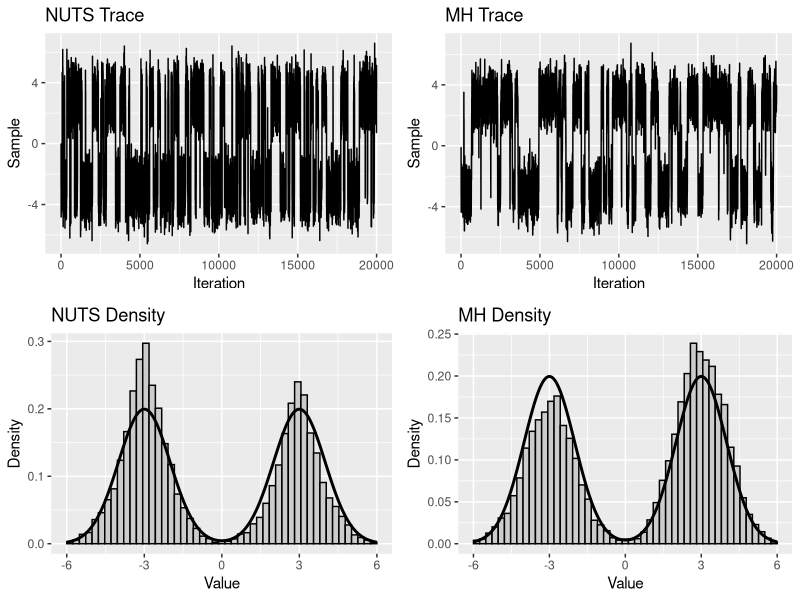
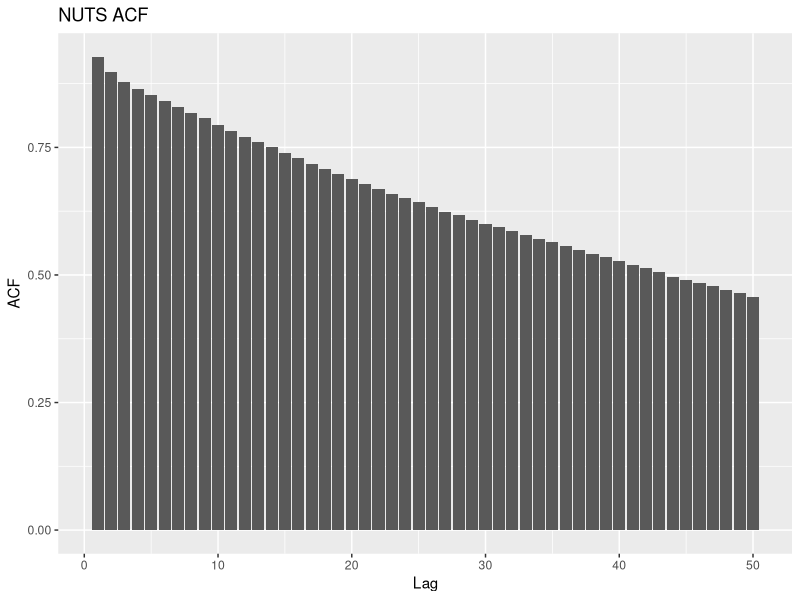
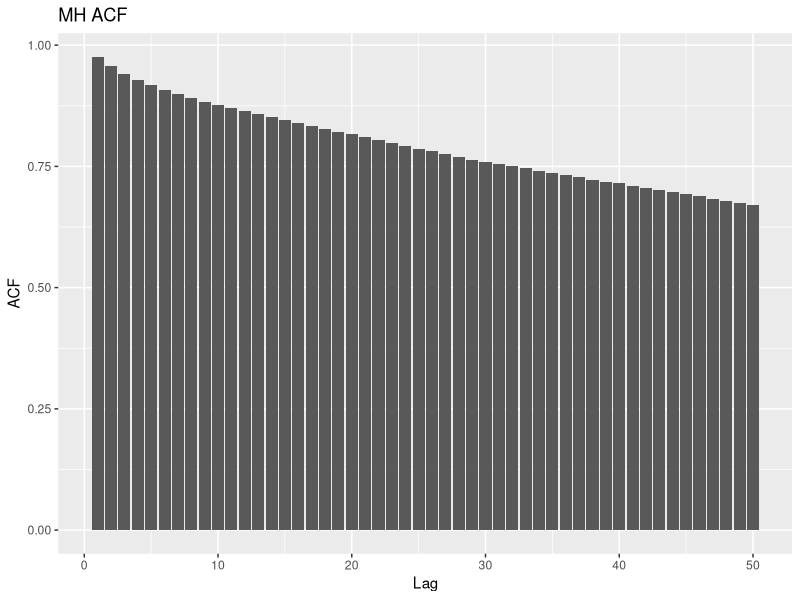
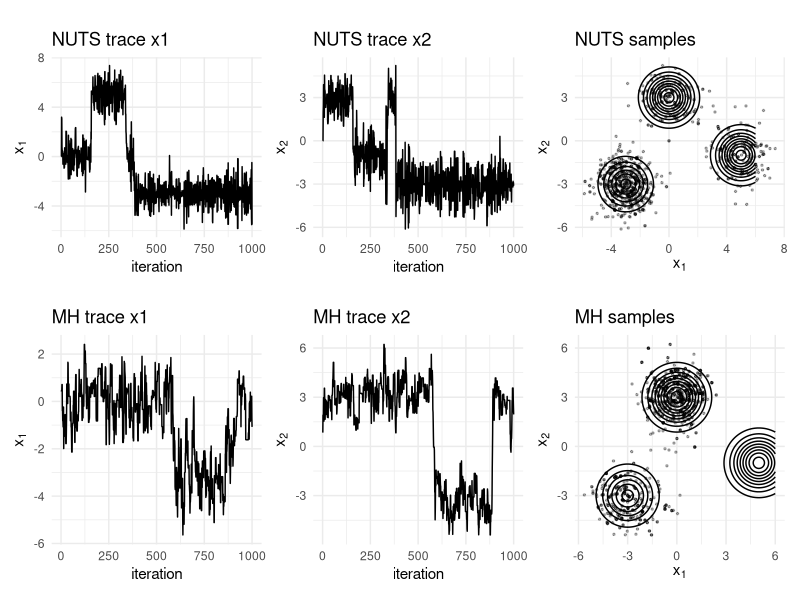
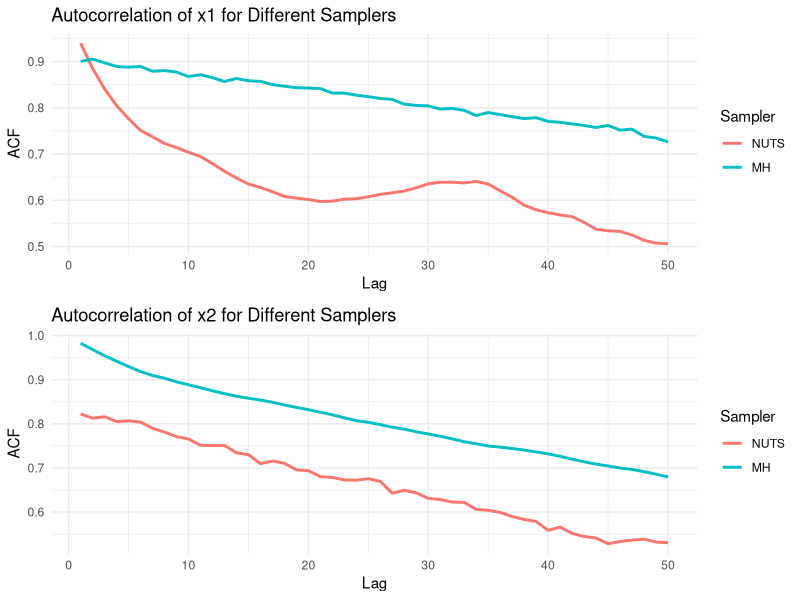
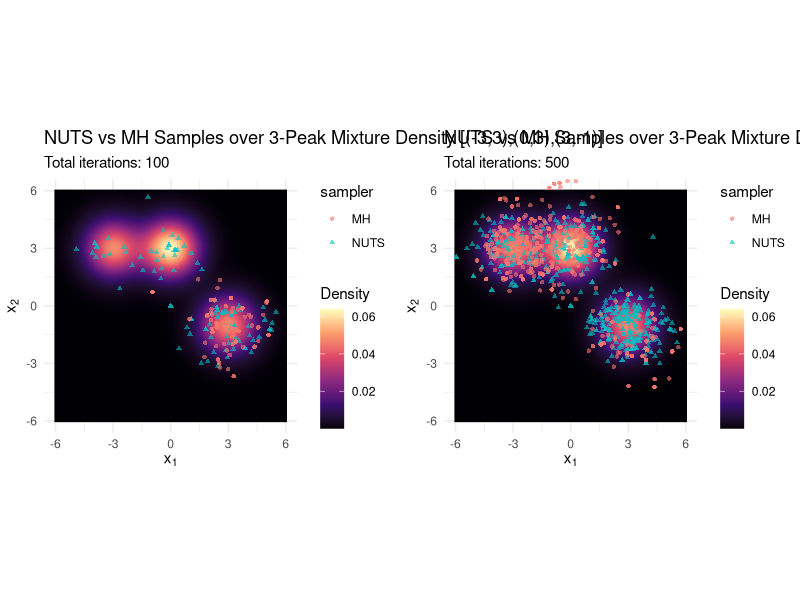
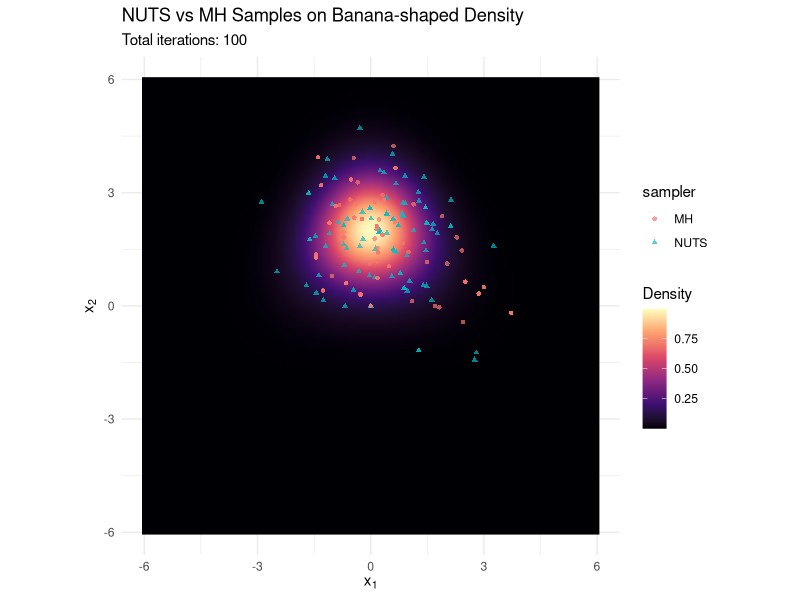

Write the R code that produced these figures, in order.
library(mvtnorm)
library(ggplot2)
library(gridExtra)



# No-U-Turn sampler
leapfrog <- function(theta, r, grad_log_prob, eps) {
  r_half   <- r + 0.5 * eps * grad_log_prob(theta)
  theta_new<- theta + eps * r_half
  r_new    <- r_half + 0.5 * eps * grad_log_prob(theta_new)
  list(theta = theta_new, r = r_new)
}

find_reasonable_epsilon <- function(theta, grad_log_prob, log_prob) {
  eps <- 1
  r   <- rnorm(length(theta))
  lp0 <- log_prob(theta) - 0.5 * sum(r^2)
  lf  <- leapfrog(theta, r, grad_log_prob, eps)
  lp1 <- log_prob(lf$theta) - 0.5 * sum(lf$r^2)
  a   <- exp(lp1 - lp0)
  dir <- if (a > 0.5) 1 else -1
  while (a^dir > 2^(-dir)) {
    eps <- eps * 2^dir
    lf  <- leapfrog(theta, r, grad_log_prob, eps)
    lp1 <- log_prob(lf$theta) - 0.5 * sum(lf$r^2)
    a   <- exp(lp1 - lp0)
  }
  eps
}

build_tree <- function(theta, r, u, v, j, eps, log_prob, grad_log_prob, delta_max = 1000) {
  if (j == 0) {
    lf <- leapfrog(theta, r, grad_log_prob, v * eps)
    lp <- log_prob(lf$theta) - 0.5 * sum(lf$r^2)
    n  <- as.integer(u <= exp(lp))
    s  <- as.integer(lp - log(u) > -delta_max)
    alpha <- min(1, exp(lp - (log_prob(theta) - 0.5*sum(r^2))))
    list(theta_minus = lf$theta, r_minus = lf$r,
         theta_plus  = lf$theta, r_plus  = lf$r,
         theta_prop  = lf$theta, n_prop  = n,
         s_prop      = s,     alpha    = alpha,
         n_alpha     = 1)
  } else {
    bt1 <- build_tree(theta, r, u, v, j-1, eps, log_prob, grad_log_prob, delta_max)
    if (bt1$s_prop == 1) {
      if (v == -1) {
        bt2 <- build_tree(bt1$theta_minus, bt1$r_minus, u, v, j-1, eps, log_prob, grad_log_prob, delta_max)
        theta_minus <- bt2$theta_minus; r_minus <- bt2$r_minus
        theta_plus  <- bt1$theta_plus;  r_plus  <- bt1$r_plus
      } else {
        bt2 <- build_tree(bt1$theta_plus, bt1$r_plus, u, v, j-1, eps, log_prob, grad_log_prob, delta_max)
        theta_minus <- bt1$theta_minus; r_minus <- bt1$r_minus
        theta_plus  <- bt2$theta_plus;  r_plus  <- bt2$r_plus
      }
      den  <- bt1$n_prop + bt2$n_prop
      if (den > 0) {
        if (runif(1) < bt2$n_prop / den) {
          theta_prop <- bt2$theta_prop
        } else {
          theta_prop <- bt1$theta_prop
        }
      } else {
        theta_prop <- bt1$theta_prop
      }
      r_sum <- bt2$r_plus + bt2$r_minus
      s_prop <- as.integer(bt1$s_prop == 1 && bt2$s_prop == 1 &&
                             sum(r_sum * (bt2$theta_plus - bt2$theta_minus)) >= 0)
      list(theta_minus = theta_minus, r_minus = r_minus,
           theta_plus  = theta_plus,  r_plus  = r_plus,
           theta_prop  = theta_prop,
           n_prop      = bt1$n_prop + bt2$n_prop,
           s_prop      = s_prop,
           alpha       = bt1$alpha + bt2$alpha,
           n_alpha     = bt1$n_alpha + bt2$n_alpha)
    } else {
      bt1
    }
  }
}

nuts <- function(log_prob, grad_log_prob, theta0, n_iter, adapt_steps = floor(n_iter/2),
                 delta = 0.65, max_depth = 10) {
  d <- length(theta0)
  samples <- matrix(NA, n_iter, d)
  eps_hist <- numeric(n_iter)
  theta <- theta0
  eps   <- find_reasonable_epsilon(theta, grad_log_prob, log_prob)
  mu    <- log(10 * eps)
  eps_bar <- 1
  H_bar   <- 0
  gamma <- 0.05; t0 <- 10; kappa <- 0.75
  
  for (i in 1:n_iter) {
    eps_hist[i] <- eps
    r0 <- rnorm(d)
    joint0 <- log_prob(theta) - 0.5 * sum(r0^2)
    u <- exp(joint0) * runif(1)
    theta_minus <- theta; theta_plus <- theta
    r_minus <- r0;       r_plus   <- r0
    theta_prop <- theta
    j <- 0; n_prop <- 1; s_prop <- 1; alpha_sum <- 0; n_alpha_sum <- 0
    
    while (s_prop == 1 && j < max_depth) {
      v <- sample(c(-1,1),1)
      if (v == -1) {
        bt <- build_tree(theta_minus, r_minus, u, v, j, eps, log_prob, grad_log_prob)
        theta_minus <- bt$theta_minus; r_minus <- bt$r_minus
      } else {
        bt <- build_tree(theta_plus, r_plus, u, v, j, eps, log_prob, grad_log_prob)
        theta_plus  <- bt$theta_plus;  r_plus  <- bt$r_plus
      }
      if (bt$s_prop == 1 && runif(1) < bt$n_prop / n_prop) {
        theta_prop <- bt$theta_prop
      }
      n_prop    <- n_prop + bt$n_prop
      s_prop    <- bt$s_prop * as.integer(sum((theta_plus - theta_minus)*r_minus)>=0) *
        as.integer(sum((theta_plus - theta_minus)*r_plus )>=0)
      alpha_sum   <- alpha_sum + bt$alpha
      n_alpha_sum <- n_alpha_sum + bt$n_alpha
      j <- j + 1
    }
    
    acc_rate <- alpha_sum / n_alpha_sum
    if (i <= adapt_steps) {
      H_bar <- (1 - 1/(i + t0)) * H_bar + (delta - acc_rate)/(i + t0)
      log_eps <- mu - sqrt(i)/gamma * H_bar
      eta <- i^(-kappa)
      eps_bar <- exp((1 - eta) * log(eps_bar) + eta * log_eps)
      eps <- exp(log_eps)
    } else {
      eps <- eps_bar
    }
    
    theta <- theta_prop
    samples[i, ] <- theta
    cat(sprintf("Iter %d: eps=%.5f, acc=%.3f\n", i, eps, acc_rate))
    
  }
  samples
}

#NUTS with epsilon
# Wrapper NUTS that records ε at each iteration
nuts_with_eps <- function(log_prob, grad_log_prob, theta0, n_iter,
                          adapt_steps = floor(n_iter/2),
                          delta = 0.65, max_depth = 10) {
  d <- length(theta0)
  samples <- matrix(NA, n_iter, d)
  eps_hist <- numeric(n_iter)
  theta <- theta0
  eps   <- find_reasonable_epsilon(theta, grad_log_prob, log_prob)
  mu    <- log(10 * eps)
  eps_bar <- 1
  H_bar   <- 0
  gamma <- 0.05; t0 <- 10; kappa <- 0.75
  
  for (i in 1:n_iter) {
    eps_hist[i] <- eps
    
    # one NUTS iteration (identical to your nuts() core, minus storage)
    r0 <- rnorm(d)
    joint0 <- log_prob(theta) - 0.5 * sum(r0^2)
    u <- exp(joint0) * runif(1)
    tm <- theta; tp <- theta; rm <- r0; rp <- r0
    prop <- theta; j <- 0; n_prop <- 1; s_prop <- 1
    alpha_sum <- 0; n_alpha_sum <- 0
    
    while (s_prop == 1 && j < max_depth) {
      v <- sample(c(-1,1), 1)
      bt <- if (v == -1)
        build_tree(tm, rm, u, v, j, eps, log_prob, grad_log_prob)
      else
        build_tree(tp, rp, u, v, j, eps, log_prob, grad_log_prob)
      
      if (bt$s_prop == 1 && runif(1) < bt$n_prop / n_prop)
        prop <- bt$theta_prop
      
      n_prop      <- n_prop + bt$n_prop
      s_prop      <- bt$s_prop *
        as.integer(sum((tp - tm)*rm) >= 0) *
        as.integer(sum((tp - tm)*rp) >= 0)
      alpha_sum   <- alpha_sum + bt$alpha
      n_alpha_sum <- n_alpha_sum + bt$n_alpha
      
      if (v == -1) {
        tm <- bt$theta_minus; rm <- bt$r_minus
      } else {
        tp <- bt$theta_plus;  rp <- bt$r_plus
      }
      j <- j + 1
    }
    
    acc_rate <- alpha_sum / n_alpha_sum
    if (i <= adapt_steps) {
      H_bar   <- (1 - 1/(i + t0)) * H_bar + (delta - acc_rate)/(i + t0)
      log_eps <- mu - sqrt(i)/gamma * H_bar
      eta     <- i^(-kappa)
      eps_bar <- exp((1 - eta) * log(eps_bar) + eta * log_eps)
      eps     <- exp(log_eps)
    } else {
      eps <- eps_bar
    }
    
    theta         <- prop
    samples[i, ]  <- theta
  }
  
  list(samples = samples, epsilon = eps_hist)
}



# Metropolis Hastings sampler

mh_sampler <- function(log_prob, initial_theta, n_samples, proposal_sd=1) {
  samples <- numeric(n_samples); theta <- initial_theta
  lp_curr <- log_prob(theta)
  for (i in 1:n_samples) {
    prop <- rnorm(1, theta, proposal_sd); lp_prop <- log_prob(prop)
    if (runif(1) < exp(lp_prop-lp_curr)) { theta <- prop; lp_curr <- lp_prop }
    samples[i] <- theta
  }
  samples
}



# Define target and samplers (assume nuts() and mh_sampler() exist)
log_prob <- function(x) {
  lp1 <- dnorm(x, -3, 1, log = TRUE) + log(0.5)
  lp2 <- dnorm(x,  3, 1, log = TRUE) + log(0.5)
  m   <- max(lp1, lp2)
  m + log(exp(lp1 - m) + exp(lp2 - m))
}
grad_log_prob <- function(x) {
  lp1 <- dnorm(x, -3, 1, log = TRUE)
  lp2 <- dnorm(x,  3, 1, log = TRUE)
  p1  <- exp(lp1  - max(lp1, lp2))
  p2  <- exp(lp2  - max(lp1, lp2))
  w1  <- p1 / (p1 + p2)
  w2  <- p2 / (p1 + p2)
  w1 * (-(x + 3)) + w2 * (-(x - 3))
}

set.seed(123)
n_iter      <- 20000
nuts_samps  <- nuts(log_prob, grad_log_prob, theta0 = 0, n_iter = n_iter)
mh_samps    <- mh_sampler(log_prob, initial_theta = 0, n_samples = n_iter, proposal_sd = 1)
res <- nuts_with_eps(log_prob, grad_log_prob,
                     theta0 = 0, n_iter = n_iter)


# True mixture density for overlay
x_grid <- seq(-6, 6, length.out = 1000)
dens_df <- data.frame(
  x = x_grid,
  y = 0.5 * dnorm(x_grid, -3, 1) + 0.5 * dnorm(x_grid, 3, 1)
)

# Trace data frames
trace_nuts <- data.frame(iter = 1:n_iter, value = nuts_samps, sampler = "NUTS")
trace_mh   <- data.frame(iter = 1:n_iter, value = mh_samps,   sampler = "MH")

# Plot 1: NUTS trace
p1 <- ggplot(trace_nuts, aes(x = iter, y = value)) +
  geom_line() +
  labs(title = "NUTS Trace", x = "Iteration", y = "Sample")

# Plot 2: MH trace
p2 <- ggplot(trace_mh, aes(x = iter, y = value)) +
  geom_line() +
  labs(title = "MH Trace", x = "Iteration", y = "Sample")

# Plot 3: NUTS density
p3 <- ggplot(data.frame(sample = nuts_samps), aes(x = sample)) +
  geom_histogram(aes(y = ..density..), bins = 50, fill = "grey80", color = "black") +
  geom_line(data = dens_df, aes(x = x, y = y), size = 1) +
  xlim(-6, 6) +
  labs(title = "NUTS Density", x = "Value", y = "Density")

# Plot 4: MH density
p4 <- ggplot(data.frame(sample = mh_samps), aes(x = sample)) +
  geom_histogram(aes(y = ..density..), bins = 50, fill = "grey80", color = "black") +
  geom_line(data = dens_df, aes(x = x, y = y), size = 1) +
  xlim(-6, 6) +
  labs(title = "MH Density", x = "Value", y = "Density")

# Arrange in 2×2 grid
grid.arrange(p1, p2, p3, p4, nrow = 2)




# Autocorrelation plots up to lag 50
acf_nuts <- acf(nuts_samps, plot = FALSE, lag.max = 50)
nuts_acf_df <- data.frame(lag = acf_nuts$lag[-1], acf = acf_nuts$acf[-1])
acf_mh   <- acf(mh_samps,   plot = FALSE, lag.max = 50)
mh_acf_df   <- data.frame(lag = acf_mh$lag[-1],   acf = acf_mh$acf[-1])
p5 <- ggplot(nuts_acf_df, aes(lag, acf)) + geom_bar(stat="identity") + labs(title="NUTS ACF", x="Lag", y="ACF")
p6 <- ggplot(mh_acf_df,   aes(lag, acf)) + geom_bar(stat="identity") + labs(title="MH ACF",   x="Lag", y="ACF")

p5
p6



# Plot ε evolution
df_eps <- data.frame(iter = 1:n_iter, epsilon = res$epsilon)
p_eps_1 <- ggplot(df_eps, aes(x = iter, y = epsilon)) +
  geom_line() +
  labs(
    title = "NUTS Step-Size ε over Iterations",
    x = "Iteration",
    y = expression(epsilon)
  ) +
  theme_minimal()


# # Multivariate example: 2D banana‐shaped distribution
# log_prob_banana <- function(x) {
#   # x is length‐2 vector
#   y1 <- x[1] / 1
#   y2 <- x[2] + 0.03 * (x[1]^2 - 100)
#   -0.5 * (y1^2 + y2^2)
# }
# grad_log_prob_banana <- function(x) {
#   y1 <- x[1]
#   y2 <- x[2] + 0.03 * (x[1]^2 - 100)
#   d1 <- -y1 - 0.06 * x[1] * y2
#   d2 <- -y2
#   c(d1, d2)
# }
# 
# # assume `nuts` is the function you defined above
# set.seed(123)
# samples2d <- nuts(
#   log_prob      = log_prob_banana,
#   grad_log_prob = grad_log_prob_banana,
#   theta0        = c(0, 0),
#   n_iter        = 2000,
#   delta         = 0.65,
#   max_depth     = 8
# )
# 
# # visualize
# par(mfrow = c(1,2))
# plot(samples2d[,1], type="l", main="Trace of x_1")
# plot(samples2d[,2], type="l", main="Trace of x_2")



mh_sampler <- function(log_prob, initial_theta, n_samples, proposal_sd = 1) {
  d       <- length(initial_theta)
  samples <- matrix(NA, n_samples, d)
  theta   <- initial_theta
  lp_curr <- log_prob(theta)
  for (i in 1:n_samples) {
    prop    <- theta + rnorm(d, 0, proposal_sd)
    lp_prop <- log_prob(prop)
    if (runif(1) < exp(lp_prop - lp_curr)) {
      theta   <- prop
      lp_curr <- lp_prop
    }
    samples[i,] <- theta
  }
  samples
}



# Three-peak 2D Gaussian mixture
# weights <- c(0.3, 0.4, 0.3)
# means   <- list(c(-3, -3), c(0, 3), c(3, -1))
# Sigma   <- diag(2); Sigma_inv <- solve(Sigma)
# 
# log_prob_2d <- function(x) {
#   lp <- sapply(1:3, function(i)
#     log(weights[i]) + dmvnorm(x, means[[i]], Sigma, log = TRUE)
#   )
#   m <- max(lp); m + log(sum(exp(lp - m)))
# }
# grad_log_prob_2d <- function(x) {
#   lp   <- sapply(1:3, function(i)
#     log(weights[i]) + dmvnorm(x, means[[i]], Sigma, log = TRUE)
#   )
#   m    <- max(lp)
#   w    <- exp(lp - m); w <- w / sum(w)
#   grads <- sapply(1:3, function(i) -Sigma_inv %*% (x - means[[i]]))
#   as.numeric(grads %*% w)
# }
# 
# # Run samplers
# set.seed(123)
# n_iter     <- 1000
# nuts_samps <- nuts(log_prob_2d, grad_log_prob_2d, theta0 = c(0,0), n_iter = n_iter)
# mh_samps   <- mh_sampler(log_prob_2d, initial_theta = c(0,0), n_samples = n_iter, proposal_sd = 1)
# res <- nuts_with_eps(log_prob_2d, grad_log_prob_2d,
#                      theta0 = c(0,0), n_iter = n_iter)
# # True density grid
# grid_pts <- 100
# x1 <- seq(-6, 6, length = grid_pts)
# x2 <- seq(-6, 6, length = grid_pts)
# gr <- expand.grid(x1, x2)
# z  <- matrix(
#   apply(gr, 1, function(xx)
#     sum(sapply(1:3, function(i)
#       weights[i] * dmvnorm(xx, means[[i]], Sigma)
#     ))
#   ),
#   nrow = grid_pts, byrow = TRUE
# )
# 
# # Visualization
# par(mfrow = c(2, 3), mar = c(4, 4, 2, 1))
# plot(nuts_samps[,1], type="l", main="NUTS Trace x₁", xlab="iter", ylab="x₁")
# plot(nuts_samps[,2], type="l", main="NUTS Trace x₂", xlab="iter", ylab="x₂")
# plot(nuts_samps, pch=20, cex=0.5, main="NUTS Samples", xlab="x₁", ylab="x₂")
# contour(x1, x2, z, add=TRUE, drawlabels=FALSE, lwd=2)
# plot(mh_samps[,1], type="l", main="MH Trace x₁", xlab="iter", ylab="x₁")
# plot(mh_samps[,2], type="l", main="MH Trace x₂", xlab="iter", ylab="x₂")
# plot(mh_samps, pch=20, cex=0.5, main="MH Samples", xlab="x₁", ylab="x₂")
# contour(x1, x2, z, add=TRUE, drawlabels=FALSE, lwd=2)
# 
# 





library(ggplot2)
library(mvtnorm)
library(patchwork)

# --- Define 2D three‐peak mixture ---
weights <- c(0.2, 0.3, 0.3)
means   <- list(c(-3, -3), c(0, 3), c(5, -1))
Sigma   <- diag(2); Sigma_inv <- solve(Sigma)

# target log‐density and grad (for NUTS)
log_prob_2d <- function(x) {
  lp <- sapply(1:3, function(i)
    log(weights[i]) + dmvnorm(x, means[[i]], Sigma, log = TRUE))
  m  <- max(lp); m + log(sum(exp(lp - m)))
}
grad_log_prob_2d <- function(x) {
  lp   <- sapply(1:3, function(i)
    log(weights[i]) + dmvnorm(x, means[[i]], Sigma, log = TRUE))
  m    <- max(lp)
  w    <- exp(lp - m); w <- w / sum(w)
  grads <- sapply(1:3, function(i) -Sigma_inv %*% (x - means[[i]]))
  as.numeric(grads %*% w)
}

# --- Run samplers ---
set.seed(123)
n_iter     <- 1000
nuts_samps <- nuts(log_prob_2d, grad_log_prob_2d, theta0 = c(0,0), n_iter = n_iter)
mh_samps   <- mh_sampler(log_prob_2d, initial_theta = c(0,0),
                         n_samples = n_iter, proposal_sd = 1)

# --- Build true density grid for contour ---
grid_pts <- 200
x1 <- seq(-6, 6, length.out = grid_pts)
x2 <- seq(-6, 6, length.out = grid_pts)
grid_df <- expand.grid(x = x1, y = x2)
grid_df$z <- apply(grid_df, 1, function(r)
  sum(sapply(1:3, function(i)
    weights[i] * dmvnorm(c(r["x"], r["y"]), means[[i]], Sigma)
  ))
)

# --- Data frames for plotting ---
nuts_df <- data.frame(iter = 1:n_iter,
                      x1 = nuts_samps[,1],
                      x2 = nuts_samps[,2],
                      sampler = "NUTS")
mh_df   <- data.frame(iter = 1:n_iter,
                      x1 = mh_samps[,1],
                      x2 = mh_samps[,2],
                      sampler = "MH")

# --- NUTS trace x1 ---
p1 <- ggplot(nuts_df, aes(x = iter, y = x1)) +
  geom_line() +
  labs(title = "NUTS trace x1", x = "iteration", y = expression(x[1])) +
  theme_minimal()

# --- NUTS trace x2 ---
p2 <- ggplot(nuts_df, aes(x = iter, y = x2)) +
  geom_line() +
  labs(title = "NUTS trace x2", x = "iteration", y = expression(x[2])) +
  theme_minimal()

# --- NUTS scatter + contour ---
p3 <- ggplot() +
  geom_point(data = nuts_df, aes(x = x1, y = x2), alpha = 0.3, size = 0.5) +
  geom_contour(data = grid_df, aes(x = x, y = y, z = z),
               color = "black", bins = 10) +
  labs(title = "NUTS samples", x = expression(x[1]), y = expression(x[2])) +
  coord_fixed() +
  theme_minimal()

# --- MH trace x1 ---
p4 <- ggplot(mh_df, aes(x = iter, y = x1)) +
  geom_line() +
  labs(title = "MH trace x1", x = "iteration", y = expression(x[1])) +
  theme_minimal()

# --- MH trace x2 ---
p5 <- ggplot(mh_df, aes(x = iter, y = x2)) +
  geom_line() +
  labs(title = "MH trace x2", x = "iteration", y = expression(x[2])) +
  theme_minimal()

# --- MH scatter + contour ---
p6 <- ggplot() +
  geom_point(data = mh_df, aes(x = x1, y = x2), alpha = 0.3, size = 0.5) +
  geom_contour(data = grid_df, aes(x = x, y = y, z = z),
               color = "black", bins = 10) +
  labs(title = "MH samples", x = expression(x[1]), y = expression(x[2])) +
  coord_fixed() +
  theme_minimal()

# --- Arrange in 2×3 grid ---
(p1 | p2 | p3) / (p4 | p5 | p6) +
  plot_layout(
    widths  = c(1, 1, 3),  # make the 3rd column twice as wide
    heights = c(1, 1)      # keep both rows the same height
  )

lag_max <- 50
acf_nuts  <- acf(nuts_samps[,1],  plot = FALSE, lag.max = lag_max)$acf[-1]
acf_mh    <- acf(mh_samps[,1],     plot = FALSE, lag.max = lag_max)$acf[-1]


df <- data.frame(
  lag = rep(1:lag_max, 2),
  acf = c(acf_nuts, acf_mh),
  algorithm = factor(rep(c("MH", "NUTS"),
                         each = lag_max),
                     levels = c("NUTS","MH"))
)



# --- Plot ---
acf_1 <- ggplot(df, aes(x = lag, y = acf, color = algorithm)) +
  geom_line(size = 1) +
  labs(
    title = "Autocorrelation of x1 for Different Samplers",
    x = "Lag",
    y = "ACF",
    color = "Sampler"
  ) +
  theme_minimal()





acf_nuts  <- acf(nuts_samps[,2],  plot = FALSE, lag.max = lag_max)$acf[-1]
acf_mh    <- acf(mh_samps[,2],     plot = FALSE, lag.max = lag_max)$acf[-1]

df <- data.frame(
  lag = rep(1:lag_max, 2),
  acf = c(acf_nuts, acf_mh),
  algorithm = factor(rep(c("NUTS", "MH"),
                         each = lag_max),
                     levels = c("NUTS","MH"))
)
# --- Plot ---
acf_2 <- ggplot(df, aes(x = lag, y = acf, color = algorithm)) +
  geom_line(size = 1) +
  labs(
    title = "Autocorrelation of x2 for Different Samplers",
    x = "Lag",
    y = "ACF",
    color = "Sampler"
  ) +
  theme_minimal()

grid.arrange(acf_1, acf_2,  nrow = 2)



# --- 2D three-peak mixture definitions ---
weights <- c(0.3,0.4,0.3)
means   <- list(c(-3,-3), c(0,3), c(3,-1))
Sigma   <- diag(2); Sigma_inv <- solve(Sigma)

log_prob_2d <- function(x) {
  lp <- sapply(1:3, function(i)
    log(weights[i]) + dmvnorm(x, means[[i]], Sigma, log = TRUE))
  m <- max(lp); m + log(sum(exp(lp-m)))
}
grad_log_prob_2d <- function(x) {
  lp   <- sapply(1:3, function(i)
    log(weights[i]) + dmvnorm(x, means[[i]], Sigma, log = TRUE))
  m    <- max(lp)
  w    <- exp(lp - m); w <- w/sum(w)
  grads <- sapply(1:3, function(i) -Sigma_inv %*% (x - means[[i]]))
  as.numeric(grads %*% w)
}

# --- your NUTS & MH definitions (assume `nuts()` and `mh_sampler()` already in scope) ---

set.seed(42)
n_iter     <- 2000
nuts_samps <- nuts(log_prob_2d, grad_log_prob_2d, theta0=c(0,0), n_iter=n_iter)
mh_samps   <- mh_sampler(log_prob_2d, initial_theta=c(0,0), n_samples=n_iter, proposal_sd=1)



# Mixture parameters
weights <- c(0.3, 0.4, 0.3)
means   <- list(c(-3,  3), c(0,  3), c(3, -1))
Sigma   <- diag(2)

# Build grid for heatmap
grid_pts <- 100
x <- seq(-6, 6, length.out = grid_pts)
y <- seq(-6, 6, length.out = grid_pts)
heat_df <- expand.grid(x = x, y = y)
heat_df$z <- apply(heat_df, 1, function(r) {
  xi <- r["x"]; yj <- r["y"]
  sum(sapply(1:3, function(i)
    weights[i] * dmvnorm(c(xi, yj), mean = means[[i]], sigma = Sigma)
  ))
})

# Run samplers (assumes nuts() and mh_sampler() are defined)
set.seed(123)
n_iter     <- 100
nuts_samps <- nuts(log_prob_2d, grad_log_prob_2d, theta0 = c(0,0), n_iter = n_iter)
mh_samps   <- mh_sampler(log_prob_2d, initial_theta = c(0,0), n_samples = n_iter, proposal_sd = 1)

# Prepare sample data frames
nuts_df <- data.frame(x = nuts_samps[,1], y = nuts_samps[,2], sampler = "NUTS")
mh_df   <- data.frame(x = mh_samps[,1],   y = mh_samps[,2],   sampler = "MH")
samps_df <- rbind(nuts_df, mh_df)

# Plot
plot_1 <- ggplot() +
  geom_raster(data = heat_df, aes(x = x, y = y, fill = z), interpolate = TRUE) +
  scale_fill_viridis_c(option = "magma", name = "Density") +
  geom_point(data = samps_df, aes(x = x, y = y, shape = sampler, color = sampler),
             size = 1.2, alpha = 0.6) +
  coord_fixed(xlim = c(-6,6), ylim = c(-6,6)) +
  labs(
    title = "NUTS vs MH Samples over 3-Peak Mixture Density [(-3,3),(0,3),(3,-1)]",
    subtitle = paste("Total iterations:", n_iter),
    x = expression(x[1]), y = expression(x[2])
  ) +
  theme_minimal()


# Run samplers (assumes nuts() and mh_sampler() are defined)
set.seed(123)
n_iter     <- 500
nuts_samps <- nuts(log_prob_2d, grad_log_prob_2d, theta0 = c(0,0), n_iter = n_iter)
mh_samps   <- mh_sampler(log_prob_2d, initial_theta = c(0,0), n_samples = n_iter, proposal_sd = 1)

# Prepare sample data frames
nuts_df <- data.frame(x = nuts_samps[,1], y = nuts_samps[,2], sampler = "NUTS")
mh_df   <- data.frame(x = mh_samps[,1],   y = mh_samps[,2],   sampler = "MH")
samps_df <- rbind(nuts_df, mh_df)

# Plot
plot_2 <- ggplot() +
  geom_raster(data = heat_df, aes(x = x, y = y, fill = z), interpolate = TRUE) +
  scale_fill_viridis_c(option = "magma", name = "Density") +
  geom_point(data = samps_df, aes(x = x, y = y, shape = sampler, color = sampler),
             size = 1.2, alpha = 0.6) +
  coord_fixed(xlim = c(-6,6), ylim = c(-6,6)) +
  labs(
    title = "NUTS vs MH Samples over 3-Peak Mixture Density [(-3,3),(0,3),(3,-1)]",
    subtitle = paste("Total iterations:", n_iter),
    x = expression(x[1]), y = expression(x[2])
  ) +
  theme_minimal()

grid.arrange(plot_1,plot_2, nrow = 1)



# Banana‐shaped 2D density
b  <- 0.1
c0 <- 20
log_prob_banana <- function(x) {
  y1 <- x[1]
  y2 <- x[2] + b*(x[1]^2 - c0)
  -0.5*(y1^2 + y2^2)
}
grad_log_prob_banana <- function(x) {
  y1 <- x[1]
  y2 <- x[2] + b*(x[1]^2 - c0)
  d1 <- -y1 - 2*b*x[1]*y2
  d2 <- -y2
  c(d1, d2)
}

# assume nuts() and mh_sampler() are defined as before
set.seed(42)
n_iter     <- 100
nuts_samps <- nuts(log_prob_banana, grad_log_prob_banana, theta0 = c(0,0), n_iter = n_iter)
mh_samps   <- mh_sampler(log_prob_banana, initial_theta = c(0,0), n_samples = n_iter, proposal_sd = 1)

# build heatmap grid
grid_pts <- 100
x <- seq(-6, 6, length.out = grid_pts)
y <- seq(-6, 6, length.out = grid_pts)
heat_df <- expand.grid(x = x, y = y)
heat_df$z <- exp(apply(heat_df, 1, function(r) log_prob_banana(c(r["x"], r["y"]))))

# prepare samples with sampler label
nuts_df <- data.frame(x = nuts_samps[,1], y = nuts_samps[,2], sampler = "NUTS")
mh_df   <- data.frame(x = mh_samps[,1],   y = mh_samps[,2],   sampler = "MH")
samps_df <- rbind(nuts_df, mh_df)

# plot heatmap + samples colored by sampler only
ggplot() +
  geom_raster(data = heat_df, aes(x = x, y = y, fill = z), interpolate = TRUE) +
  scale_fill_viridis_c(option = "magma", name = "Density") +
  geom_point(data = samps_df,
             aes(x = x, y = y, color = sampler, shape = sampler),
             size = 1.2, alpha = 0.7) +
  coord_fixed(xlim = c(-6,6), ylim = c(-6,6)) +
  labs(
    title = "NUTS vs MH Samples on Banana-shaped Density",
    subtitle = paste("Total iterations:", n_iter),
    x     = expression(x[1]),
    y     = expression(x[2])
  ) +
  theme_minimal()

